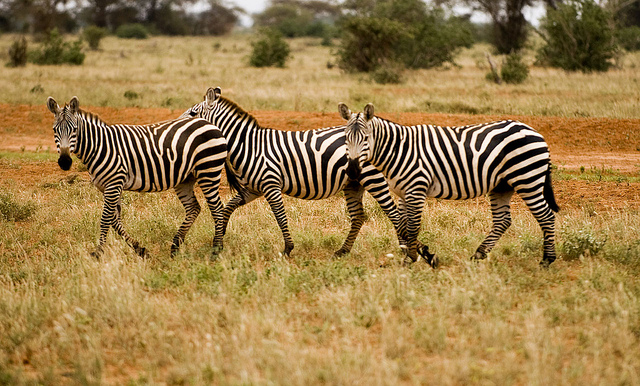
#> input picture zebra.jpg, 640 x 386 px
$ jupyter execute --allow-errors '圖片分類及超參數最佳化.ipynb'   (older library calls are emulated)
#> lines starting #> are read from the running program, lines starting #| are printed output that depends on the picture; after the words box and inside, x2 and y2 are one past the last pixel; in counts of white or black regions, pixels touching at a corner belong together; long printed decimals are rounded
# 1.RGB像素

[cell 1]
import  cv2
import  numpy as np
img=cv2.imread('zebra.jpg')
#> img is the input picture: shape (386, 640, 3); mean B, G, R 73.7, 125.2, 155.4
B,G,R=cv2.split(img)
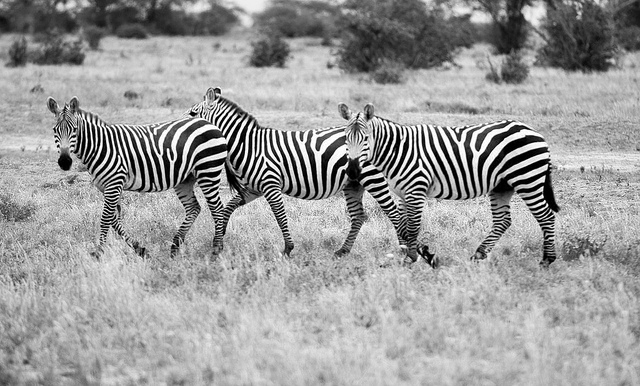
#> R: shape (386, 640); min 0, max 255, mean 155.4
zeros=np.zeros(img.shape[:2],dtype='uint8')
full1=np.full(img.shape[:2],50,dtype='uint8')
print(full1)
#> (printed output is left out)
B2=cv2.merge([B,zeros,zeros])
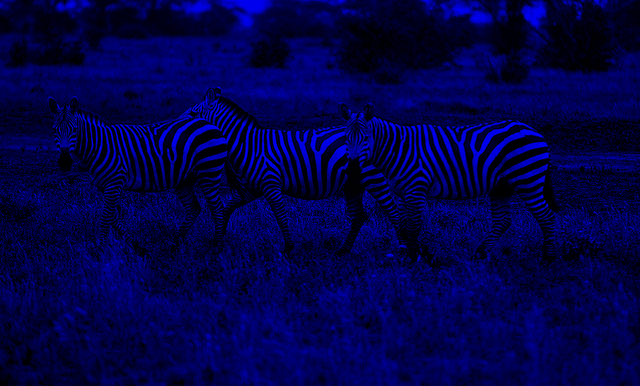
#> B2: shape (386, 640, 3); mean of channels 0, 1, 2 73.7, 0, 0; drawn as B, G, R
G2=cv2.merge([zeros,G,zeros])
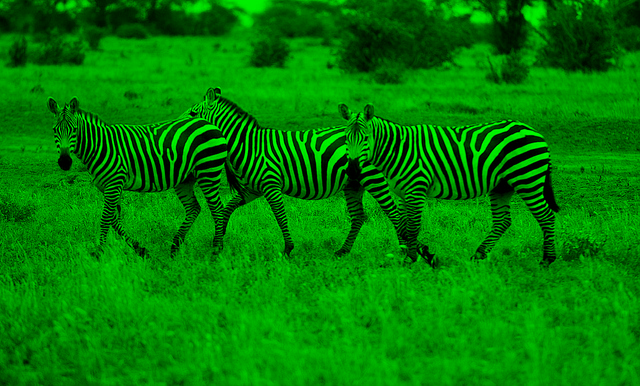
#> G2: shape (386, 640, 3); mean of channels 0, 1, 2 0, 125.2, 0; drawn as B, G, R
R2=cv2.merge([zeros,zeros,R])
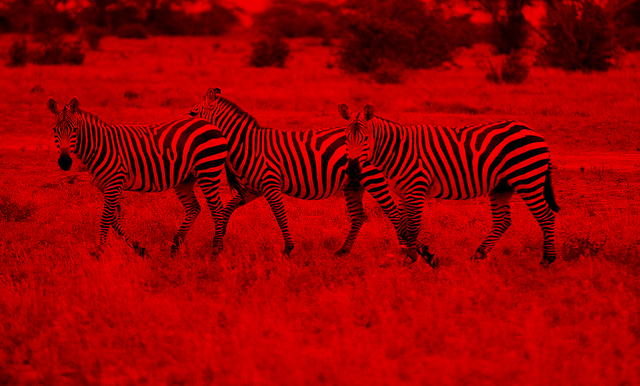
#> R2: shape (386, 640, 3); mean of channels 0, 1, 2 0, 0, 155.4; drawn as B, G, R
cv2.imwrite('zebra_R.png',B2)
#> (the rest of this cell did not finish here and is left out)

# 2.RGB轉換

[cell 2]
import matplotlib.pyplot as plt
import cv2

img_BGR = cv2.imread('zebra.jpg')
plt.subplot(2,2,1)
plt.imshow(img_BGR)
#plt.axis('off')
plt.title('BGR')
cv2.imwrite('plot1.jpg',img_BGR)

img_RGB = cv2.cvtColor(img_BGR,cv2.COLOR_BGR2RGB)
plt.subplot(2,2,2)
plt.imshow(img_RGB)
#plt.axis('off')
plt.title('RGB')
cv2.imwrite('plot2.jpg',img_RGB)

img_GRAY = cv2.cvtColor(img_BGR,cv2.COLOR_BGR2GRAY)
print(img_BGR.shape)
#| (386, 640, 3)
print(img_GRAY.shape)
#| (386, 640)
print(type(img_GRAY))
#| <class 'numpy.ndarray'>
print(img_GRAY.astype)
#> (printed output is left out)

print(img_GRAY.dtype.name, img_BGR.dtype.name)
#| uint8 uint8

from skimage import io,data
img=data.chelsea()
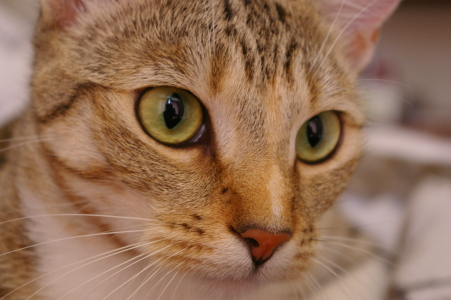
#> input picture skimage.data.chelsea(), 451 x 300 px
#> img is the input picture: shape (300, 451, 3); mean R, G, B 147.7, 111.4, 86.8
print(img.dtype.name)
#| uint8

plt.subplot(2,2,3); plt.imshow(img_GRAY);
#lt.axis('off');
plt.title('GRAY')

cv2.imwrite('plot3.jpg',img_GRAY)

img_HSV = cv2.cvtColor(img_BGR,cv2.COLOR_BGR2HSV)
#> img_HSV: shape (386, 640, 3); mean H, S, V 22.5, 143.2, 155.5
plt.subplot(2,2,4); plt.imshow(img_HSV);
#plt.axis('off');
plt.title('HSV')

cv2.imwrite('plot4.jpg',img_HSV)
plt.show()
#> figure, not shown here; B, G, R data is drawn as R, G, B

# 3.圖像卷積

[cell 3]
import numpy as np
import cv2
img=cv2.imread('zebra.jpg')

#銳度
kernel1=np.array([[0,-1,0],[-1,5,-1],[0,-1,0]],np.float32)
img1=cv2.filter2D(img,-1,kernel1)
kernel2=np.array([
    [0.0625,0.0125,0.0625],
    [0.125,0.65,0.125],
    [0.0625,0.125,0.0625]],np.float32)
img2=cv2.filter2D(img,-1,kernel2)
cv2.imwrite('filter2D1.jpg',img1)
cv2.imshow('filter2D1',img1)
cv2.imwrite('filter2D2.jpg',img2)
cv2.imshow('filter2D2',img2)
cv2.waitKey()
cv2.destroyAllWindows()
print(kernel1)
print()
print(kernel2)

#黑色線條
kernel1=np.array([[-1,-2,-1],[0,0,0],[1,2,1]],np.float32)
kernel3=np.array([[-1,0,1],[-2,0,2],[-1,0,1]],np.float32)
img1=cv2.filter2D(img,-1,kernel1)
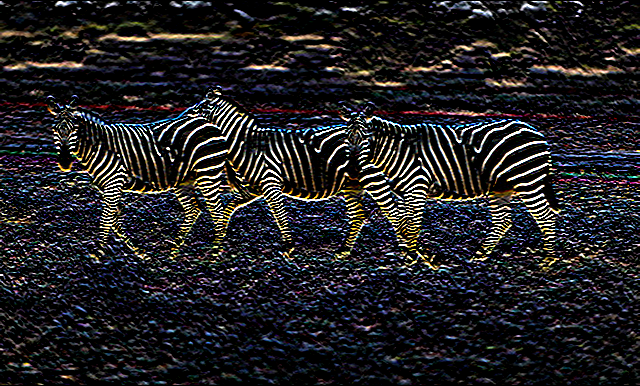
#> img1: shape (386, 640, 3); mean B, G, R 34.8, 32.5, 33.4
img3=cv2.filter2D(img,-1,kernel3)
kernel2=np.array([
    [0,1,0],
    [1,-4,1],
    [0,1,0]],np.float32)
img2=cv2.filter2D(img,-1,kernel2)
cv2.imwrite('filter2D3.jpg',img1)
cv2.imshow('filter2D3',img1)
cv2.imwrite('filter2D4.jpg',img2)
cv2.imshow('filter2D4',img2)
cv2.imwrite('filter2D5.jpg',img3)
cv2.imshow('filter2D5',img3)
cv2.waitKey()
cv2.destroyAllWindows()
print(kernel1)
print()
print(kernel2)

#厚度
a=cv2.Laplacian(img,cv2.CV_8U,ksize=1)

cv2.imshow('Laplacian_1',a)
cv2.imwrite('Laplacian_1.png',a)
a=cv2.Laplacian(img,cv2.CV_8U,ksize=5)
cv2.imshow('Laplacian_5',a)
cv2.imwrite('Laplacian_5.png',a)
a=cv2.Laplacian(img,cv2.CV_8U,ksize=9)
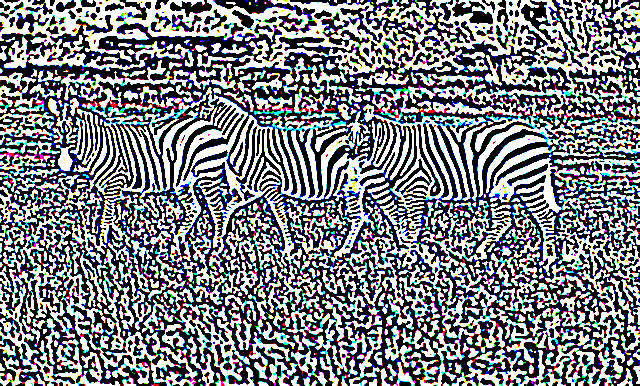
#> a: shape (386, 640, 3); mean B, G, R 131.5, 125.8, 122.7
cv2.imshow('Laplacian_9',a)
cv2.imwrite('Laplacian_9.png',a)
cv2.waitKey()
cv2.destroyAllWindows()

# 4.影像模糊

[cell 4]
import  cv2
img=cv2.imread('zebra.jpg')
img1=cv2.blur(img,(5,10))
img2=cv2.GaussianBlur(img,(11,11),1)
img3= cv2.medianBlur(img,5)
img4 = cv2.bilateralFilter(img, 5, 10, 15)
#一般模糊
cv2.imwrite('zebra_blur.jpg',img1)
cv2.imshow('blur',img1)
#高斯模糊
cv2.imwrite('zebra_GaussianBlur.jpg',img2)
cv2.imshow('GaussianBlur',img2)
#中位模糊
cv2.imwrite('zebra_medianBlur.jpg',img3)
cv2.imshow('medianBlur',img3)
#雙向模糊
cv2.imwrite('zebra_bilateralFilter.jpg',img4)
cv2.imshow('bilateralFilter',img4)

cv2.waitKey()
cv2.destroyAllWindows()

# 5.閥值

[cell 5]
import  cv2
import  numpy as np
img=cv2.imread('zebra.jpg')
img2=cv2.cvtColor(img,cv2.COLOR_BGR2GRAY)
cv2.imshow('Gray',img2)
img3=cv2.GaussianBlur(img2,(27,27),7)
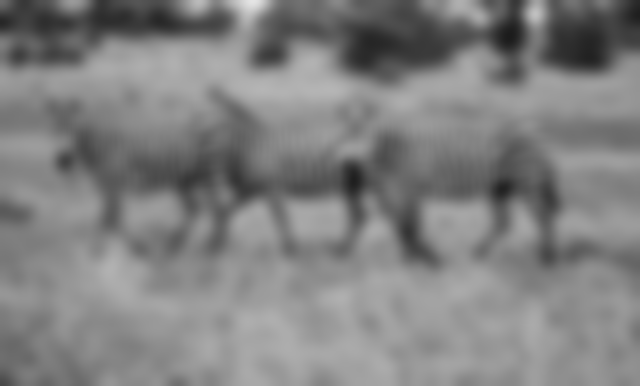
#> img3: shape (386, 640); min 27, max 228, mean 128.4
cv2.imshow('GaussianBlur',img3)
print(img3)
#> (printed output is left out)
print(np.mean(img3))
#| 128.386
print(np.median(img3))
#| 137.0
#1
ret,thresh1=cv2.threshold(img3,40,250,cv2.THRESH_BINARY)
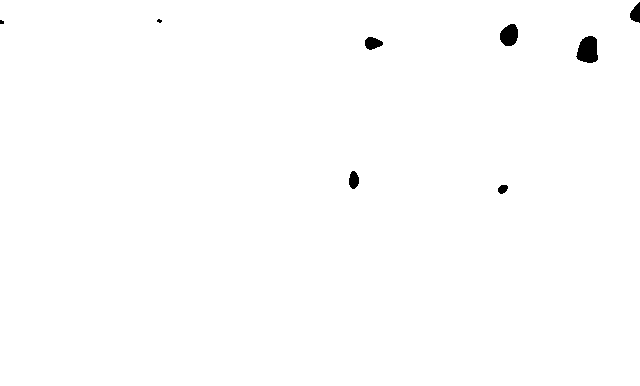
#> thresh1: shape (386, 640); values 0 (black) and 250 (white), 99.5% white; 8 black regions (2 under 20 px), largest, box (x1, y1, x2, y2) and area: (576, 36, 598, 63) 455, (500, 24, 518, 46) 310, (365, 37, 383, 50) 165, (630, 2, 640, 23) 141, (349, 171, 359, 189) 138, (498, 185, 508, 194) 68
cv2.imshow('THRESH_BINARY',thresh1)
cv2.imwrite('thresh_GaussianBlur.jpg',img2)
cv2.imwrite('thresh_THRESH_BINARY.jpg',img3)
#2
ret,thresh1=cv2.threshold(img3,40,250,cv2.THRESH_BINARY_INV)
cv2.imshow('THRESH_BINARY_INV',thresh1)
cv2.imwrite('thresh_GaussianBlur.jpg',img2)
cv2.imwrite('thresh_THRESH_BINARY_INV.jpg',thresh1)
#3
ret,thresh1=cv2.threshold(img3,40,255,cv2.THRESH_TOZERO)
cv2.imshow('THRESH_TOZERO',thresh1)
cv2.imwrite('thresh_GaussianBlur.jpg',img2)
cv2.imwrite('thresh_THRESH_TOZERO.jpg',thresh1)
#4
ret,thresh1=cv2.threshold(img3,40,255,cv2.THRESH_TOZERO_INV)
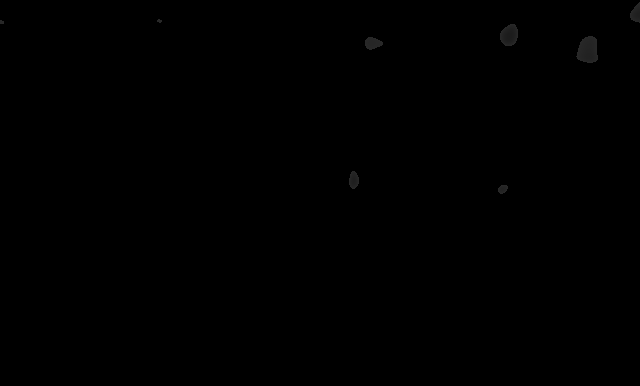
#> thresh1: shape (386, 640); min 0, max 40, mean 0.2
cv2.imshow('THRESH_TOZERO_INV',thresh1)
cv2.imwrite('thresh_GaussianBlur.jpg',img2)
cv2.imwrite('thresh_THRESH_TOZERO_INV.jpg',thresh1)
#5
ret,thresh1=cv2.threshold(img3,40,200,cv2.THRESH_TRUNC)
cv2.imshow('THRESH_TRUNC',thresh1)
cv2.imwrite('thresh_GaussianBlur.jpg',img2)
cv2.imwrite('thresh_THRESH_TRUNC.jpg',thresh1)
cv2.waitKey()
cv2.destroyAllWindows()
